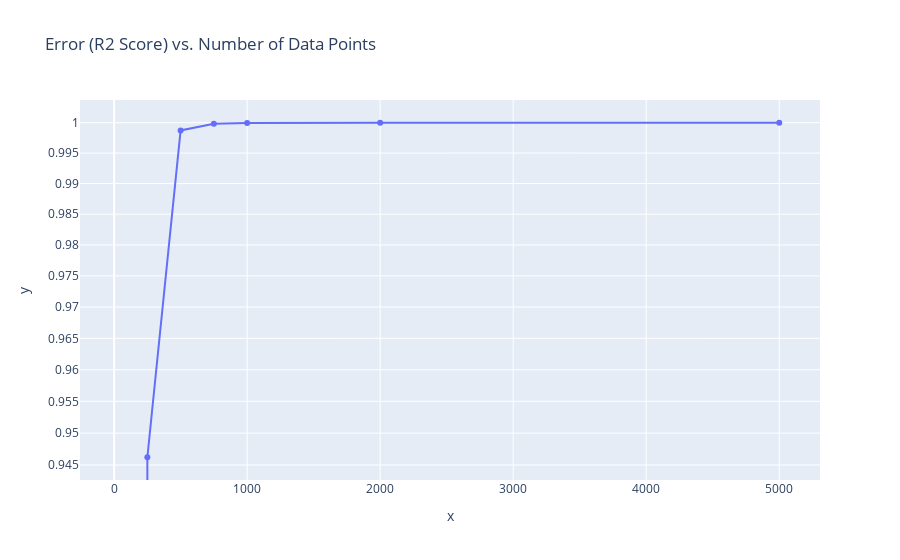

Here is the notebook cell this chart was saved with:
### Code cell
from sklearn.metrics import r2_score

n_data_points = [50, 250, 500, 750, 1000, 2000, 5000]
errors_r2 = []
for n in tqdm(n_data_points):
    X_train, y_train = generate_sample(n, n_dims, lower_bound, upper_bound, target_func, noise_scale=0)
    gpr = GPR(**args)
    gpr = gpr.fit(X_train, y_train) 
    y_pred = gpr.predict(X_test)
    error_r2 = r2_score(y_test, y_pred)
    errors_r2.append(error_r2)
    
px.scatter(x=n_data_points, y=errors_r2, title='Error (R2 Score) vs. Number of Data Points', log_y=True, trendline="lowess")

### Figure 1 — Plotly figure (JSON) as saved in the notebook; plotly's stock layout.template omitted (floating-point values rounded to 4 significant figures)
{"data": [{"hovertemplate": "x=%{x}<br>y=%{y}<extra></extra>", "legendgroup": "", "marker": {"color": "#636efa", "symbol": "circle"}, "mode": "markers", "name": "", "orientation": "v", "showlegend": false, "type": "scatter", "x": [50, 250, 500, 750, 1000, 2000, 5000], "xaxis": "x", "y": [-89.27, 0.9462, 0.9987, 0.9998, 0.9999, 1.0, 1.0], "yaxis": "y"}, {"hovertemplate": "<b>LOWESS trendline</b><br><br>x=%{x}<br>y=%{y} <b>(trend)</b><extra></extra>", "legendgroup": "", "marker": {"color": "#636efa", "symbol": "circle"}, "mode": "lines", "name": "", "showlegend": false, "type": "scatter", "x": [50, 250, 500, 750, 1000, 2000, 5000], "xaxis": "x", "y": [-89.27, 0.9462, 0.9987, 0.9998, 0.9999, 1.0, 1.0], "yaxis": "y"}], "layout": {"legend": {"tracegroupgap": 0}, "title": {"text": "Error (R2 Score) vs. Number of Data Points"}, "xaxis": {"anchor": "y", "domain": [0, 1], "title": {"text": "x"}}, "yaxis": {"anchor": "x", "domain": [0, 1], "title": {"text": "y"}, "type": "log"}}}
